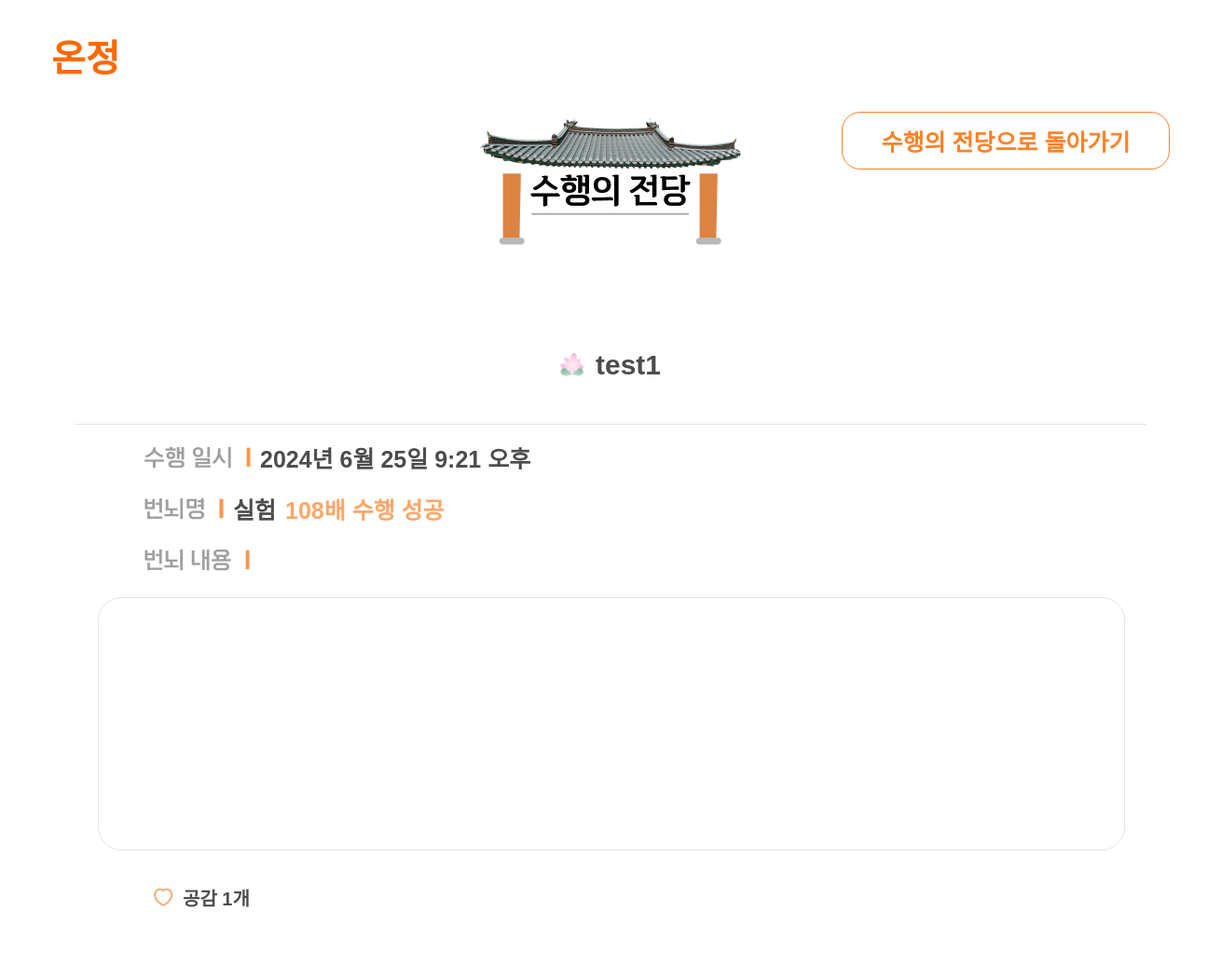
The page /post/10/ on the database its author committed.
### post/models.py (models this page shows, shortened)
class SharedWish(models.Model):
    title = models.CharField(max_length=50)
    user = models.ForeignKey(User, on_delete=models.CASCADE)
    text = models.TextField()
    created_at = models.DateTimeField(auto_now_add=True)
    like = models.ManyToManyField(User, related_name='sharedwish_likes', blank=True)
    like_count = models.IntegerField(default=0)
    num108_count = models.IntegerField(default=0)

### post/views.py (the view)
# urls.py: path('<int:id>/', detail_108, name="detail_108"),
@csrf_exempt
def detail_108(request, id):
    my_wish = get_object_or_404(SharedWish, pk=id)  # 게시물 조회, 없으면 404 에러 발생
    return render(request, 'post/detail_108.html', {'wish' : my_wish})  # 템플릿에 게시물 전달

### post/templates/post/detail_108.html (shortened to what this page needs)
<!DOCTYPE html>
{% load static %}
<html>
    <head>
            <link rel="stylesheet" type="text/css" href="{% static 'css/main/detail_108.css'%}"/>
    </head>
    <body>
        <div class = "screen">
            <div class = "topnav">
                <a class="onjung" href="{% url 'main:mainpage' %}">
                    온정
                </a>
            </div>
            <div class = "frametop">
                <img class="icon-place" alt="안뜸" src="{%static 'images/mainpage_img/img-building.png'%}"/>
                <div class="buttons">
                    <a class="community-button" href="{% url 'post:community_108' %}">수행의 전당으로 돌아가기</a>
                </div>
            </div>
            <div class ="post-detail">
                <div class="post-username">
                    <img class="lotus-username" alt="안뜸" src="{%static 'images/mainpage_img/img-lotus-mini.png'%}"/>
                    <div class="db_username">{{wish.user.username}}</div>
                </div>
                <div class="long-bar"></div>
                <div class="text-detail">
                    <div class="post-time">
                        <img class="img-time" alt="안뜸" src="{%static 'images/mainpage_img/img-detail-time.png'%}"/>
                        <div class="db_time">{{ wish.created_at }}</div>
                    </div>
                    <div class="post-title">
                        <img class="img-title" alt="안뜸" src="{%static 'images/mainpage_img/img-detail-title.png'%}"/>
                        <div class="db_title">{{ wish.title }}</div>
                        <div class="ok108">108배 수행 성공</div>
                    </div>
                    <div class="post-content">
                        <img class="img-content" alt="안뜸" src="{%static 'images/mainpage_img/img-detail-content.png'%}"/>
                    </div>
                    <div class="box-container">
                        <div class="content-box">
                        </div>
                    </div>
                    <div class="icons">
                        <div class = "likes">
                            <img class="img-like" alt="안뜸" src="{%static 'images/mainpage_img/img-like.png'%}"/>
                            <a class ="db_like" href="{% url "post:likes" wish.id %}">공감 {{ wish.like_count }}개</a>
                        </div>
                    </div>
                </div>
            </div>
        </div>
    </body>
</html>

### project/static/css/main/detail_108.css (style rules this page uses)
body { display: flex; justify-content: center; align-items: center; width: 100vw; height: fit-content; margin: 0; background-image: url('https://ifh.cc/g/7HHHlD.png'); background-position: center; background-repeat: no-repeat; background-size: cover; font-family: 'GamtanRoadDotum', sans-serif; font-weight: bold; }
body { animation: fadein 2s forwards; }
a { text-decoration: none; }
.screen { display: flex; flex-direction: column; justify-content: flex-start; align-items: center; width: 1200px; padding-bottom: 90px; }
.screen .topnav { display: flex; justify-content: flex-start; align-items: center; width : 1200px; height: 120px; }
.screen .onjung { font-size: 40px; font-weight: 600; color: #FF6A00; }
.screen .frametop { display: flex; justify-content: flex-end; align-items: center; width : 1200px; height: 142px; gap: 96.87px; padding-bottom: 70px; }
.screen .icon-place { width: fit-content; height: fit-content; }
.screen .buttons { width: 350px; height: 142px; display: flex; flex-direction: column; justify-content: flex-start; align-items: flex-end; }
.screen .community-button { display: flex; justify-content: center; align-items: center; width: 350px; height: 60px; border-radius: 20px; font-size: 25px; color: #FF8128; border: 1px solid #FF8128; background-color: #FFFFFF; text-decoration: none; cursor: pointer; z-index: 1; }
.screen .post-detail { display: flex; flex-direction: column; justify-content: flex-start; align-items: center; padding-top: 26.37px; width: 1200px; height: 650px; background-color: #FFFFFF; opacity: 0.7; gap : 20px; border-radius: 30px; }
.screen .post-username { width: fit-content; height: 80px; display: flex; justify-content: center; align-items: center; gap: 8px; padding-bottom: 10px; }
.screen .lotus-username { width: 30px; height: 25px; }
.screen .db_username { width: fit-content; font-size: 30px; font-family: 'GamtanRoadDotum', sans-serif; font-weight: bold; }
.screen .text-detail { display: flex; flex-direction: column; justify-content: flex-start; align-items: flex-start; width: 1200px; height: fit-content; gap: 25px; padding-bottom: 20px; }
.screen .post-time, .screen .post-title, .screen .post-content, .screen .content-box { width: 1200px; height: 30px; padding-left: 100px; gap: 10px; display: flex; flex-direction: row; justify-content: flex-start; align-items: center; }
.screen .img-time, .screen .img-title, .screen .img-content, .screen .img-like { width: fit-content; height: fit-content; }
.screen .db_time, .screen .db_title { font-size: 25px; font-weight: 400px; }
.screen .ok108 { font-size: 25px; color: #FF8128; font-weight: 800; }
.screen .long-bar { position: relative; width: 1150px; height: 0px; border-top: 1px solid #d9d9d9; }
.screen .box-container { display: flex; justify-content: center; align-items: center; margin-left: 50px; }
.screen .content-box { width: 1060px; min-height: 250px; height: fit-content; border: 1px solid #d9d9d9; border-radius: 25px; padding-left:20px; padding-right: 20px; padding-top: 10px; padding-bottom: 10px; }
.screen .icons { width: fit-content; height: 50px; display: flex; justify-content: center; align-items: center; gap: 10px; margin-left: 110px; font-family: 'GamtanRoadDotum', sans-serif; font-weight: bold; }
.screen .likes { display: flex; justify-content: center; align-items: center; width: fit-content; height: 40px; gap: 10px; font-family: 'GamtanRoadDotum', sans-serif; font-weight: bold; padding-right: 10px; }
.screen .img-like { width: fit-content; height: fit-content; }
.screen .db_like { font-size: 20px; color: #000000; font-family: 'GamtanRoadDotum', sans-serif; font-weight: bold; }

### rows shown on the page
SharedWish: user.username "test1", created_at "2024년 6월 25일 9:21 오후", title "실험", like_count "1"
